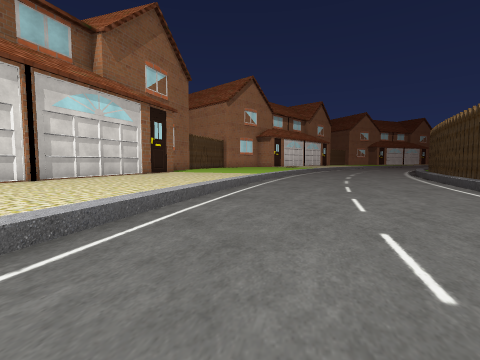
view 1 (above)

16 first-person views from a walk through a 3-D level made in the Unity game engine. The camera is 1.4 m above the floor, tilts 4° down and sees 85° across. The floor is counted in squares, 2 m on a side. Each view is taken from the middle of a square. On the plan, view 1 faces up. The plan holds only what a view shows up to about 9 squares ahead; the rest is blank. The place goes on beyond the plan. The player is left out. Some surface patterns are stand-ins.

view 2
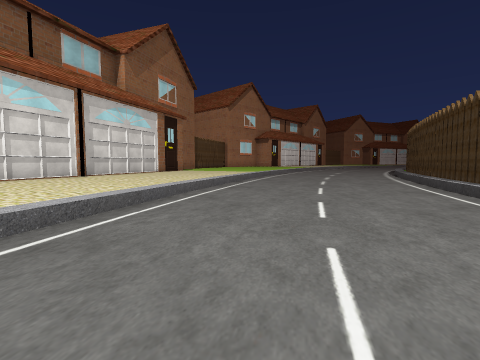

view 3
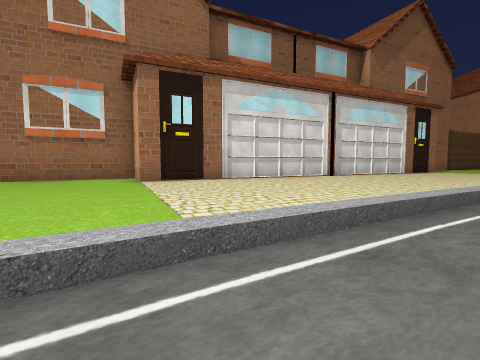

view 4
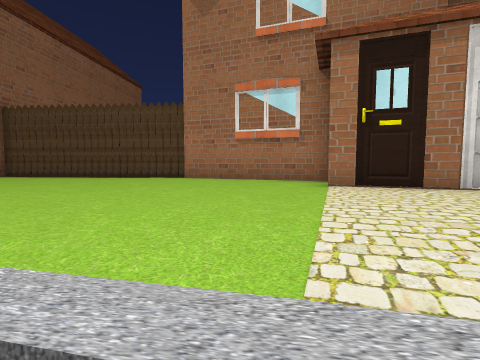

view 5
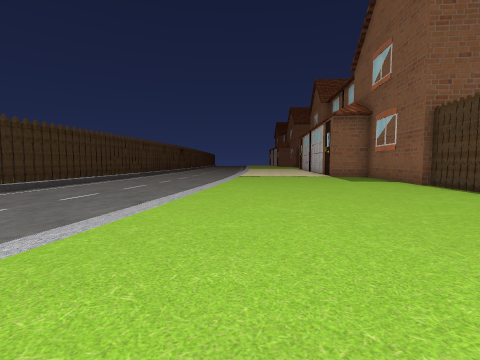

view 6
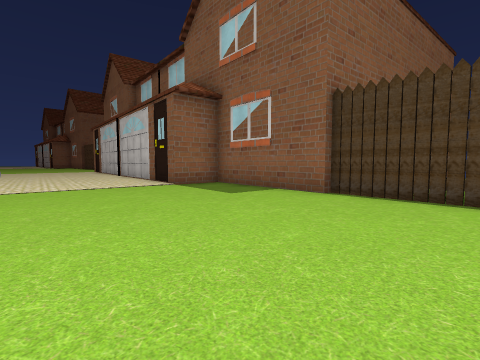

view 7
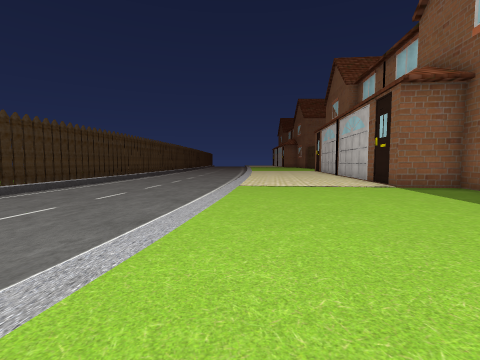

view 8
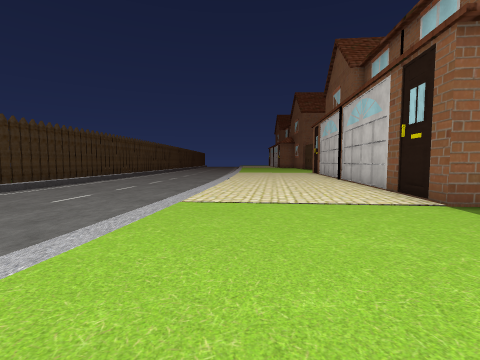

view 9
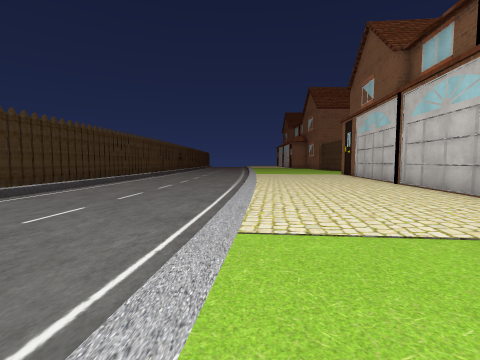

view 10
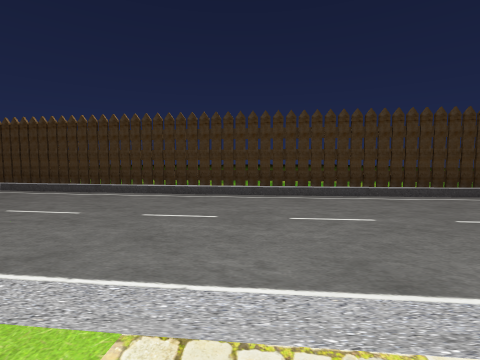

view 11
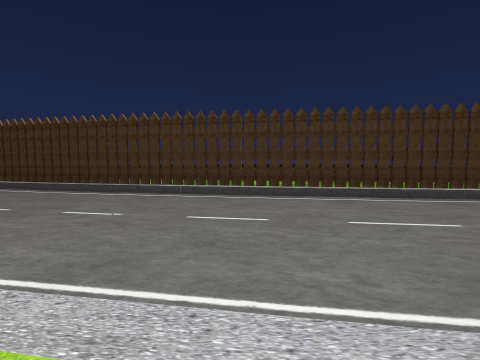

view 12
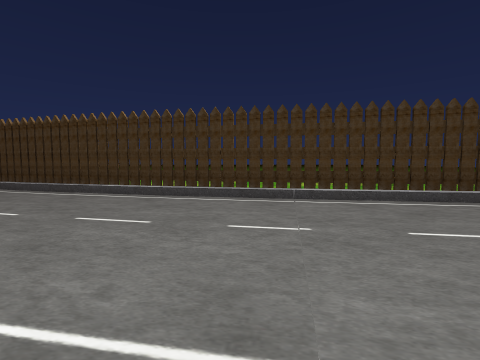

view 13
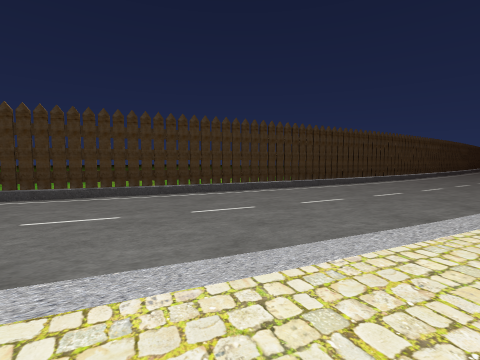

view 14
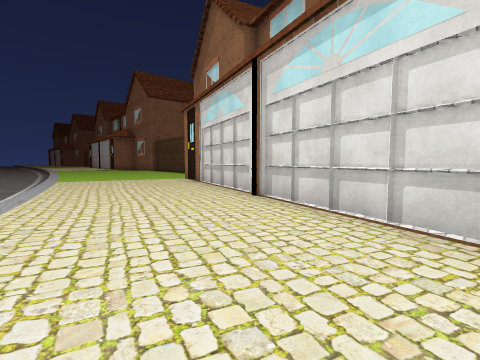

view 15
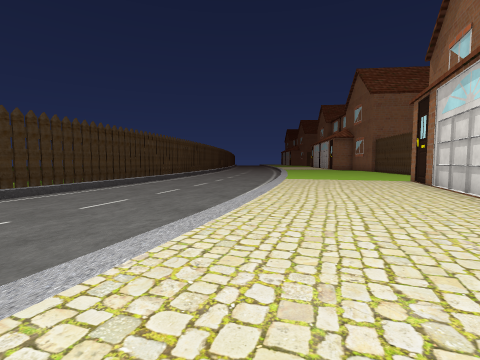

view 16
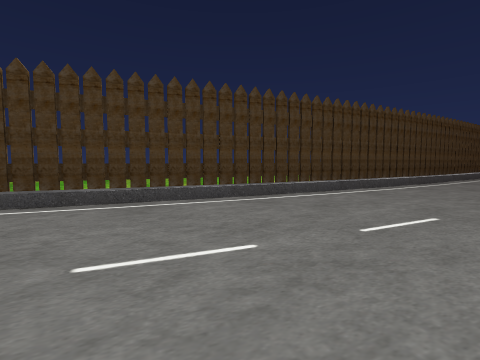

### Floor plan
Key: @ floor where view 1 was taken; # wall or solid block; . main floor; : floor 0.5 m higher than the main floor; / step, stairs or slope; v drop or lower ground; O other object.
Columns run from 11 left of view 1 to 8 right of it. Each row starts with its distance up from view 1.
 10       ##::::/...../#
  9       #:::::....../#
  8       #::::/......#
  7      ##::::/......#
  6      #O::::......#
  5      #::::/...../#
  4     ##::::/...../#
  3     #:::::......#
  2     #::::/...../#
  1   ###::::/...../#
  0  ##::::::/.@.../#
 -1  #:::::::......#
 -2  #::::::/...../v
 -3  #::::::/...../#
 -4 ##::::::/...../#
 -5 #:::::::......#
 -6 #:::::::......#
 -7 #:::::::...../v
 -8 #::::::/...../#
 -9 #::::::/...../#
-10 #::::::/...../#
-11 #::::::/.....#
-12 #::::::......#
-13 ##:::::......#
-14  #:::::...../#
-15  #::::/...../#
-16  #::::/...../v
-17  #::::/...../#
-18  #::::/...../#
-19  O::::/...../#
-20  #::::/.....#

Where each view was taken, in squares from view 1:
view 1: 0 up, 0 right, facing up
view 2: 2 down, 0 right, facing up
view 3: 2 down, 1 left, facing up-left
view 4: 1 down, 2 left, facing left
view 5: 1 down, 5 left, facing down
view 6: 6 down, 5 left, facing down-left
view 7: 6 down, 5 left, facing down
view 8: 9 down, 6 left, facing down
view 9: 11 down, 5 left, facing down
view 10: 14 down, 6 left, facing right
view 11: 8 down, 5 left, facing right
view 12: 5 down, 4 left, facing right
view 13: 10 up, 1 left, facing down-right
view 14: 10 up, 1 left, facing down-left
view 15: 10 up, 1 left, facing down
view 16: 10 up, 2 right, facing down-right
